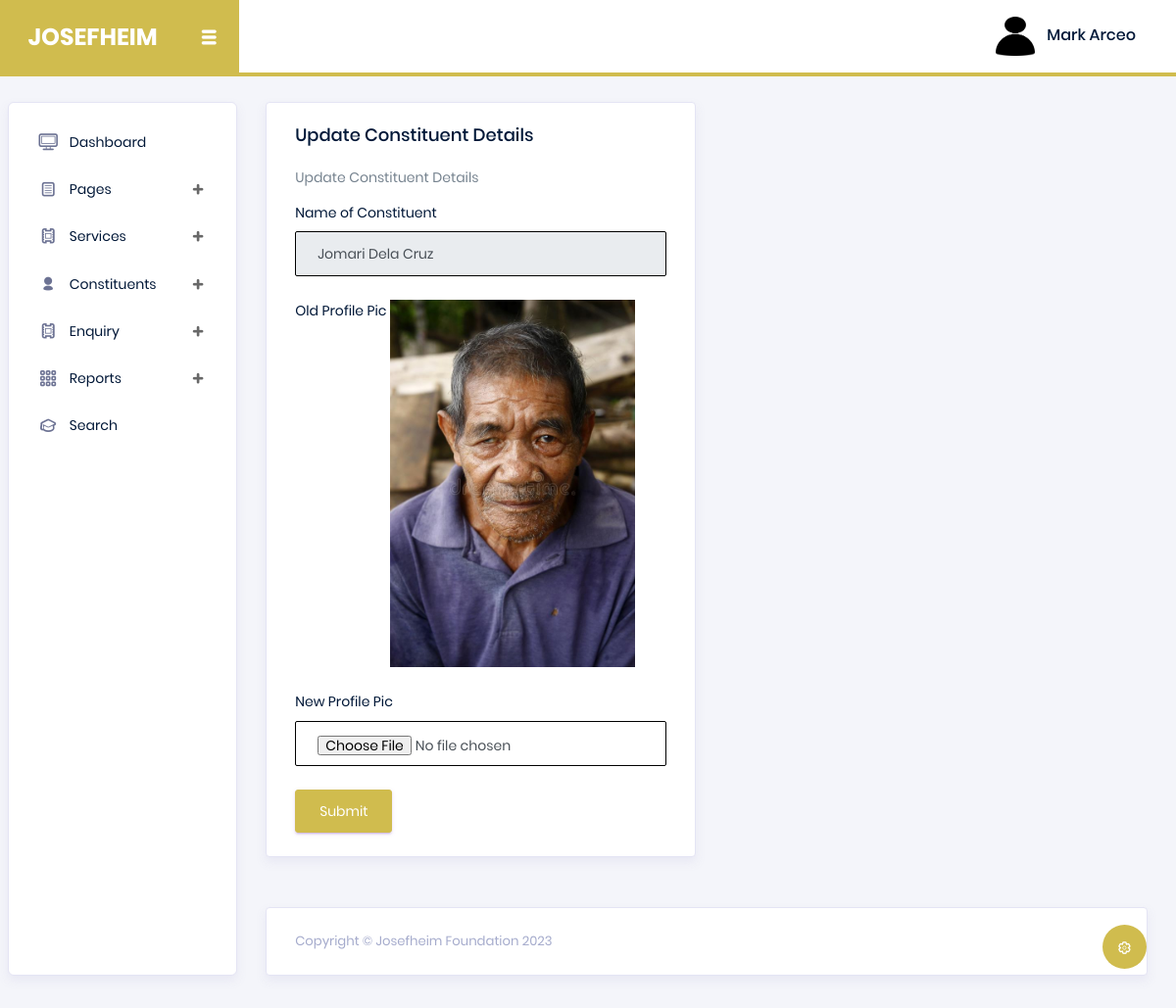
Page /admin/change-image.php?id=12 (signed in) on the committed database.
### tables this page shows
CREATE TABLE `tblseniorcitizen` (
  `ID` int(5) NOT NULL,
  `RegistrationNumber` int(10) DEFAULT NULL,
  `Name` varchar(250) DEFAULT NULL,
  `DateofBirth` date DEFAULT NULL,
  `ContactNumber` varchar(15) DEFAULT NULL,
  `MedicationAllergies` mediumtext DEFAULT NULL,
  `ProfilePic` varchar(250) DEFAULT NULL,
  `EmergencyAddress` mediumtext DEFAULT NULL,
  `EmergencyContactnumber` varchar(11) DEFAULT NULL,
  `AddedBy` varchar(100) DEFAULT NULL,
  `RegitrationDate` timestamp NULL DEFAULT current_timestamp()
);

### admin/change-image.php (the view, shortened to what this page needs)
<?php session_start();
include_once('includes/config.php');
if (strlen($_SESSION['aid']==0)) {
  header('location:logout.php');
  } else{
?>
<!DOCTYPE html>
<html lang="en">
<head>
  <link rel="stylesheet" href="vendors/typicons/typicons.css">
  <link rel="stylesheet" href="vendors/css/vendor.bundle.base.css">
  <link rel="stylesheet" href="vendors/select2/select2.min.css">
  <link rel="stylesheet" href="vendors/select2-bootstrap-theme/select2-bootstrap.min.css">
  <link rel="stylesheet" href="css/vertical-layout-light/style.css">
</head>
<body>
  <div class="container-scroller">
    <nav class="navbar col-lg-12 col-12 p-0 fixed-top d-flex flex-row">
      <div class="navbar-brand-wrapper d-flex justify-content-center">
        <div class="navbar-brand-inner-wrapper d-flex justify-content-between align-items-center w-100">
          <a class="navbar-brand brand-logo" href="index.html"><img src="images/logo.svg" alt="logo"/></a>
          <button class="navbar-toggler navbar-toggler align-self-center" type="button" data-toggle="minimize">
          </button>
        </div>
      </div>
      <?php include_once('includes/header.php');?>
    </nav>
    <div class="container-fluid page-body-wrapper">
    <?php include_once('includes/sidebar.php');?>
      <div class="main-panel">
        <div class="content-wrapper">
          <div class="row">
            <div class="col-md-6 grid-margin stretch-card">
              <div class="card">
                <div class="card-body">
                  <h4 class="card-title">Update Constituent Details</h4>
                  <p class="card-description">
                    Update Constituent Details
                  </p>
                  <form class="forms-sample" method="post" enctype="multipart/form-data">
                    <?php
                    $id=intval($_GET['id']);
                         $query=mysqli_query($con,"select * from tblseniorcitizen where tblseniorcitizen.ID='$id'");
while($row=mysqli_fetch_array($query))
{
?>
                    <div class="form-group">
                       <label for="exampleInputUsername1">Name of Constituent</label>
                      <input id="namesc" name="namesc" type="text" class="form-control" readonly="true" value="<?php echo htmlentities($row['Name']);?>">
                    </div>
                    <div class="form-group">
                      <label for="exampleInputEmail1">Old Profile Pic</label>
                      <img src="images/<?php echo htmlentities($row['ProfilePic']);?>" width="250">
                    </div>
                    <div class="form-group">
                      <label for="exampleInputEmail1">New Profile Pic</label>
                     <input id="propic" name="propic" type="file" class="form-control" required="true" value="">
                    </div>
                    <?php } ?>
                    <button type="submit" class="btn btn-primary mr-2" name="submit">Submit</button>
                  </form>
                </div>
              </div>
            </div>
          </div>
        </div>
       <?php include_once('includes/footer.php');?>
      </div>
    </div>
  </div>
</body>
</html>
<?php } ?>

### admin/includes/header.php (shortened to what this page needs)
<nav class="navbar col-lg-12 col-12 p-0 fixed-top d-flex flex-row">
      <div class="navbar-brand-wrapper d-flex justify-content-center">
        <div class="navbar-brand-inner-wrapper d-flex justify-content-between align-items-center w-100">
          <a class="navbar-brand brand-logo" href="dashboard.php"><strong style="color: white;">JOSEFHEIM</strong></a>
          <button class="navbar-toggler navbar-toggler align-self-center" type="button" data-toggle="minimize">
            <span class="typcn typcn-th-menu"></span>
          </button>
        </div>
      </div>
      <div class="navbar-menu-wrapper d-flex align-items-center justify-content-end">
        <ul class="navbar-nav mr-lg-2">
          <li class="nav-item nav-profile dropdown">
            <a class="nav-link" href="#" data-toggle="dropdown" id="profileDropdown">
              <img src="images/faces/face5.png" alt="profile"/>
              <?php
$adid=$_SESSION['aid'];
$ret=mysqli_query($con,"select AdminName from tbladmin where ID='$adid'");
$row=mysqli_fetch_array($ret);
$name=$row['AdminName'];
?>
              <span class="nav-profile-name"><?php echo $name; ?></span>
            </a>
          </li>
        </ul>
      </div>
    </nav>

### rows in the picture
tblseniorcitizen: namesc "Jomari Dela Cruz", ProfilePic (picture)

### other values in the picture
$name "Mark Arceo"
